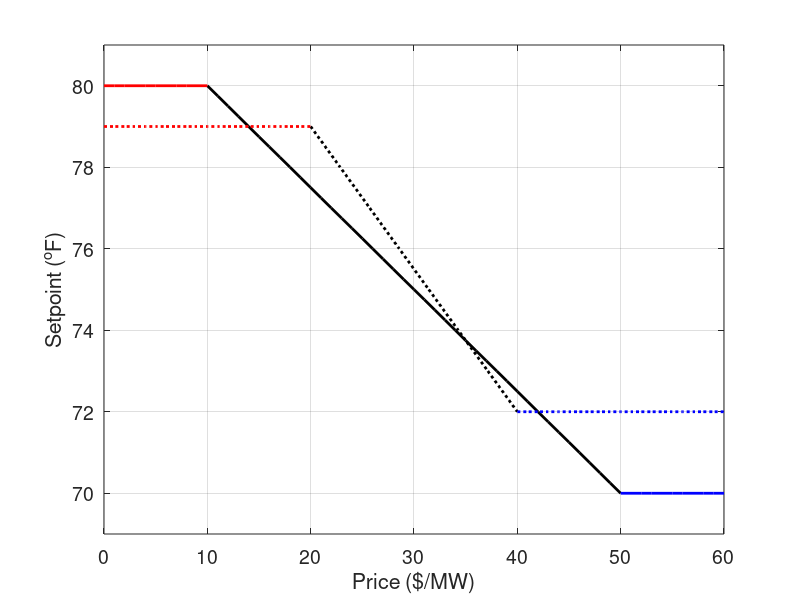
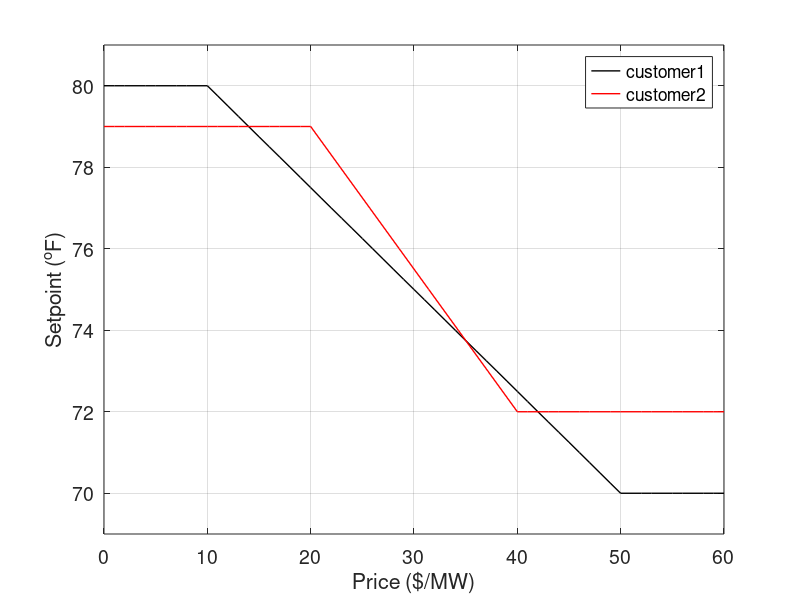

Recreate these plots in MATLAB, in order.
clear all
close all

price0 = [0:1:10];
price1 = [10:1:50];
price2 = [50:1:60];
setpoint1 = [80:-0.25:70];
setpoint2 = 70*ones(1,11);
setpoint0 = 80*ones(1,11);

price_customer1 = [price0 price1 price2];
setpoint_customer1 = [setpoint0 setpoint1 setpoint2];

figure(1)
set(gcf,'DefaultAxesFontSize',14)  %<--------set character size
set(gcf,'DefaultTextFontSize',14)
plot(price1, setpoint1,'k','LineWidth',2)
hold on
plot(price0, setpoint0,'r','LineWidth',2)
plot(price2, setpoint2,'b','LineWidth',2)
xlabel('Price ($/MW)')
ylabel('Setpoint (^oF)')
ylim([69 81])
grid on

clear price0 price1 price2 setpoint1 setpoint2 setpoint0
price0 = [0:1:20];
price1 = [20:20/7:40];
price2 = [40:1:60];
setpoint1 = [79:-1:72]
setpoint2 = 72*ones(1,21)
setpoint0 = 79*ones(1,21)

figure(1)
set(gcf,'DefaultAxesFontSize',14)  %<--------set character size
set(gcf,'DefaultTextFontSize',14)
plot(price1, setpoint1,'k:','LineWidth',2)
hold on
plot(price0, setpoint0,'r:','LineWidth',2)
plot(price2, setpoint2,'b:','LineWidth',2)
xlabel('Price ($/MW)')
ylabel('Setpoint (^oF)')
ylim([69 81])
grid on

price_customer2 = [price0 price1 price2];
setpoint_customer2 = [setpoint0 setpoint1 setpoint2];

figure(2)
set(gcf,'DefaultAxesFontSize',14)  %<--------set character size
set(gcf,'DefaultTextFontSize',14)
plot(price_customer1, setpoint_customer1,'k','LineWidth',1)
hold on
plot(price_customer2, setpoint_customer2,'r','LineWidth',1)
legend('customer1','customer2')
xlabel('Price ($/MW)')
ylabel('Setpoint (^oF)')
ylim([69 81])
grid on
